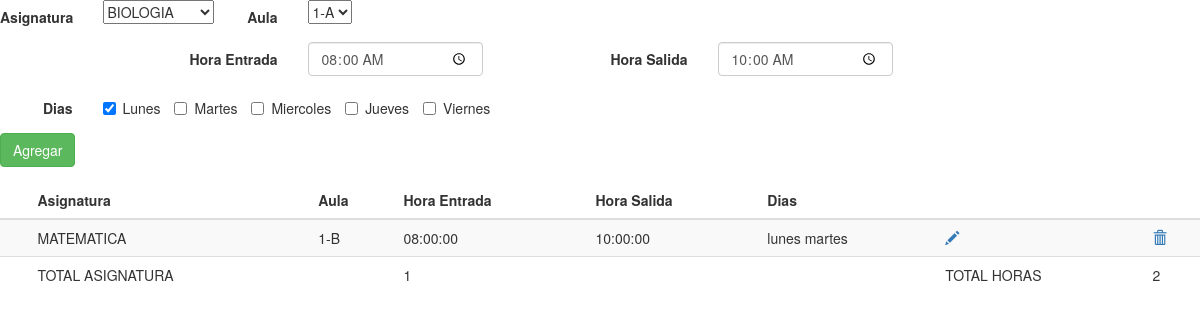
The page /detallehorario.php?cod=22 (signed in) on the database its author committed.
### tables this page shows
CREATE TABLE `horarioprofesor` (
  `codigo` int(11) NOT NULL,
  `codigohorariosemestral` int(11) NOT NULL,
  `codigoasignatura` int(11) NOT NULL,
  `codigoaula` int(11) NOT NULL,
  `horaentrada` time NOT NULL,
  `horasalida` time NOT NULL,
  `dias` varchar(100) NOT NULL
);

CREATE TABLE `asignatura` (
  `codigo` int(11) NOT NULL,
  `nombre` varchar(100) NOT NULL,
  `cantidad` float NOT NULL
);

CREATE TABLE `aula` (
  `codigo` int(11) NOT NULL,
  `descripcion` varchar(100) NOT NULL
);

### detallehorario.php (the view, shortened to what this page needs)
<?php  session_start();
include("conexion.php");
$cod= isset( $_GET["cod"] )? $_GET["cod"]: null;
?>
<!DOCTYPE html>
<html lang="en">
<head>
  <link rel="stylesheet" href="https://maxcdn.bootstrapcdn.com/bootstrap/3.3.7/css/bootstrap.min.css">
</head>
<body>
<form class="form-horizontal" action="detallehorario.php?operacion=1&cod=<?php echo $cod ?>" method="POST" name="form1">
   <div class="form-group">
      <label class="col-md-1 control-label" for="asignatura">Asignatura</label>
      <div class="col-md-1">
        <select id="codigoasignatura" name="codigoasignatura">
            <?php
                    $sql = "SELECT * FROM asignatura";
                    $resultado = $conexion->query( $sql);
                    while($row = $resultado->fetch_array(MYSQLI_ASSOC)) {
                        echo   ' <option value="'.$row['codigo'].'">'.$row['nombre'].'</option>';
                    }
            ?>
        </select>
      </div>
       <label class="col-md-1 control-label" for="aula">Aula</label>
      <div class="col-md-1">
        <select id="codigoaula" name="codigoaula">
            <?php
                    $sql = "SELECT * FROM aula";
                    $resultado = $conexion->query( $sql);
                    while($row = $resultado->fetch_array(MYSQLI_ASSOC)) {
                        echo   ' <option value="'.$row['codigo'].'">'.$row['descripcion'].'</option>';
                    }
            ?>
        </select>
      </div>
      </div>
     <div class="form-group">
        <label class="col-md-3 control-label" for="horaentrada">Hora Entrada</label>
        <div class="col-md-2">
            <input id="horaentrada" name="horaentrada" type="time"  class="form-control input-md" value="08:00" >
        </div>
        <label class="col-md-2 control-label" for="horasalida">Hora Salida</label>
        <div class="col-md-2">
            <input id="horasalida" name="horasalida" type="time"  class="form-control input-md" value="10:00" >
        </div>
    </div>
<div class="form-group">
					<label for="dias" class="col-sm-1 control-label">Dias</label>
					<div class="col-sm-10">
						<label class="checkbox-inline">
							<input type="checkbox" id="dias[]" name="dias[]" value="lunes" checked> Lunes
						</label>
						<label class="checkbox-inline">
							<input type="checkbox" id="dias[]" name="dias[]" value="martes"> Martes
						</label>
						<label class="checkbox-inline">
							<input type="checkbox" id="dias[]" name="dias[]" value="miercoles"> Miercoles
						</label>
            <label class="checkbox-inline">
							<input type="checkbox" id="dias[]" name="dias[]"  value="jueves"> Jueves
						</label>
            <label class="checkbox-inline">
							<input type="checkbox" id="dias[]" name="dias[]" value="viernes"> Viernes
						</label>
				</div>
    </div>
 <div class="form-group">
        <div class="col-md-2">
        <button id="" name="" class="btn btn-success">Agregar</button>
        </div>
 </div>
    </form>
<?php
	$sql = "SELECT * FROM horarioprofesor,asignatura,aula where horarioprofesor.codigoasignatura=asignatura.codigo and horarioprofesor.codigoaula=aula.codigo and    codigohorariosemestral=".$cod;
  $resultado = $conexion->query( $sql);
?>
<table class="table table-striped">
					<thead>
						<tr>
							<th></th>
							<th>Asignatura</th>
							<th>Aula</th>
							<th>Hora Entrada</th>
              <th>Hora Salida</th>
              <th>Dias</th>
							<th></th>
							<th></th>
						</tr>
					</thead>
					<tbody>
            <?php
            $total=0;
            $cant=0;
            while($row = $resultado->fetch_array(MYSQLI_ASSOC)) {
              $inicial= date("H",strtotime($row['horaentrada']));
              $final= date("H",strtotime($row['horasalida']));
              $cant=$cant+1;
              $total=$total+($final-$inicial);
              ?>
							<tr>
								<td></td>
								<td><?php echo $row['nombre']; ?></td>
								<td><?php echo $row['descripcion']; ?></td>
								<td><?php echo $row['horaentrada']; ?></td>
                <td><?php echo $row['horasalida']; ?></td>
                <td><?php echo $row['dias']; ?></td>
								<td><a href="modificar.php?id=<?php echo $row['id']; ?>"><span class="glyphicon glyphicon-pencil"></span></a></td>
								<td><a href="#" data-href="eliminar.php?id=<?php echo $row['id']; ?>" data-toggle="modal" data-target="#confirm-delete"><span class="glyphicon glyphicon-trash"></span></a></td>
							</tr>
						<?php } ?>
            	<tr>
								<td></td>
								<td>TOTAL ASIGNATURA</td>
								<td></td>
								<td><?php echo $cant ?></td>
                <td></td>
                <td></td>
								<td>TOTAL HORAS</td>
								<td><?php echo $total ?></td>
							</tr>
					</tbody>
				</table>
</body>
</html>

### rows shown on the page
horarioprofesor: asignatura.nombre "MATEMATICA", aula.descripcion "1-B", horaentrada "08:00:00", horasalida "10:00:00", dias "lunes martes"

### other values the page prints
$cant "1"
$total "2"
form field codigoasignatura "BIOLOGIA"
form field codigoaula "1-A"
